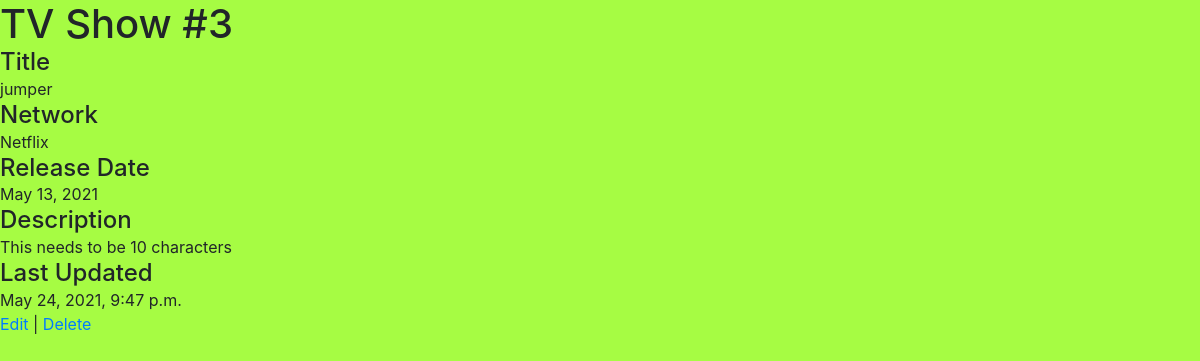
Screenshot of /shows/3 with the database file from the repository.
### add_show/models.py (models this page shows, shortened)
class Show(models.Model):
    title = models.CharField(max_length=255)
    network = models.CharField(max_length=45)
    release_date = models.DateField()
    description = models.CharField(max_length=255)
    created_at = models.DateTimeField(auto_now_add=True)
    updated_at = models.DateTimeField(auto_now=True)
    objects = ShowManager()

### add_show/views.py (the view)
# urls.py: path('shows/<int:show_id>', views.show),
def show(request, show_id):
    one_show = Show.objects.get(id=show_id)
    context = {
        'show': one_show
    }
    return render(request, 'show.html', context)

### add_show/templates/show.html (shortened to what this page needs)
<!DOCTYPE html>
<html lang="en">
    <head>
        <link
            href="https://stackpath.bootstrapcdn.com/bootstrap/4.5.0/css/bootstrap.min.css"
            rel="stylesheet"
        />
        {% load static %}
        <link rel="stylesheet" href="{% static 'css/style.css' %}" />
    </head>
    <body>
        <h1>TV Show #{{ show.id}}</h1>
        <h4>Title</h4>
        <p>{{ show.title }}</p>
        <h4>Network</h4>
        <p>{{ show.network }}</p>
        <h4>Release Date</h4>
        <p>{{ show.release_date }}</p>
        <h4>Description</h4>
        <p>{{ show.description }}</p>
        <h4>Last Updated</h4>
        <p>{{ show.updated_at }}</p>
        <a href="/shows/{{ show.id }}/edit">Edit</a> | <a href="/shows/{{ show.id }}/delete">Delete</a>
    </body>
</html>

### add_show/static/css/style.css (style rules this page uses)
* { margin: 0px; padding: 0px; }
body, div, dl, dt, dd, ul, ol, li, h1, h2, h3, h4, h5, h6, pre, form, fieldset, input, p, blockquote, table, th, td, embed, object { padding: 0; margin: 0; border: 0; }
html { margin: 0; min-height: 100%; }
body { background-color: rgb(166, 252, 67); }

### rows the page displays
Show: id "3", title "jumper", network "Netflix", release_date "May 13, 2021", description "This needs to be 10 characters", updated_at "May 24, 2021, 9:47 p.m."
